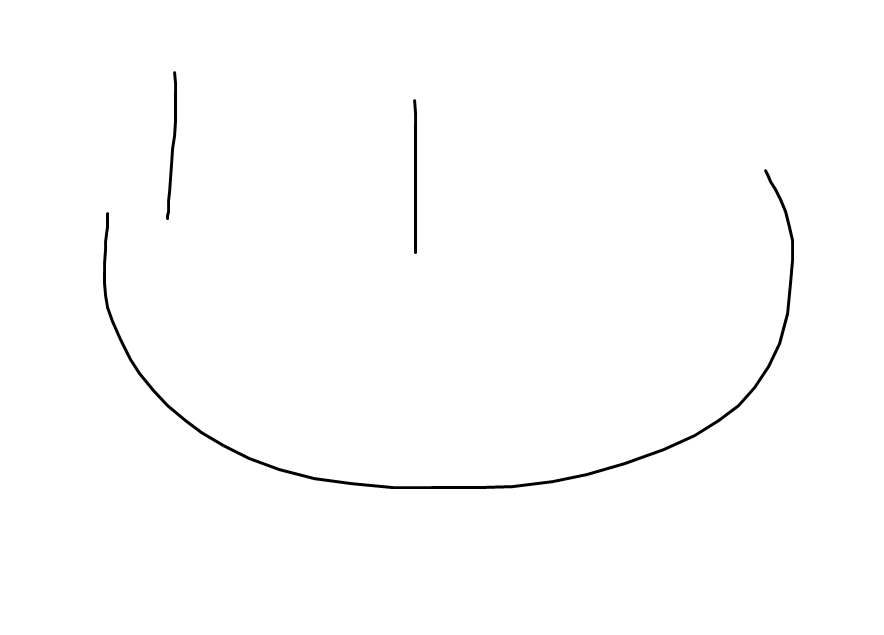
//> input picture src/input.png, 884 x 635 px
$ ./openmp   (built with g++ and OpenCV 4)
//> lines starting //> are read from the running program, lines starting //| are printed output that depends on the picture
//> further down, img is the input picture: 635 rows x 884 cols, CV_8UC1; min 0, max 255, mean 253.1
#include <opencv2/opencv.hpp>
#include <random>
#include <chrono>
#include <omp.h>

void Encrypt(cv::Mat& img, cv::Mat& output1, cv::Mat& output2) {
    int rows = img.rows;
//> rows = 635
    int cols = img.cols;
//> cols = 884

    std::vector<unsigned char> randomNumbers(rows * cols);

    #pragma omp parallel
    {
        std::random_device rd;
        std::mt19937 gen(rd() + omp_get_thread_num());
        std::uniform_int_distribution<> dis(0, 255);

        #pragma omp for
        for (int i = 0; i < rows * cols; ++i) {
            randomNumbers[i] = dis(gen);
        }
    }

    auto start = std::chrono::high_resolution_clock::now();

    #pragma omp parallel for
    for (int y = 0; y < rows; ++y) {
        for (int x = 0; x < cols; ++x) {
            int idx = y * cols + x;
            unsigned char rand = randomNumbers[idx];
            unsigned char pixel = img.data[idx];

            output1.data[idx] = rand;
            output2.data[idx] = pixel ^ rand;
        }
    }
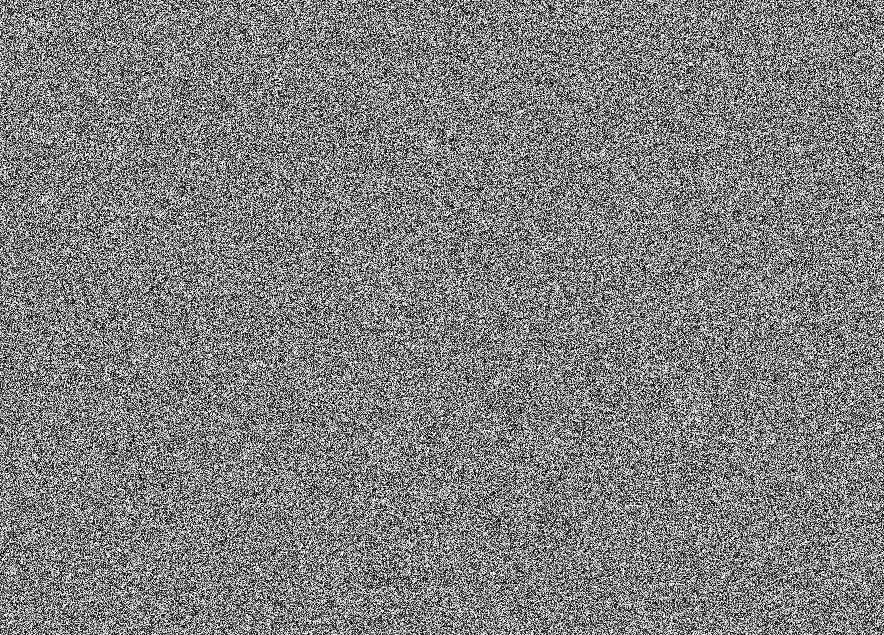
//> output1: 635 rows x 884 cols, CV_8UC1; min 0, max 255, mean 127.5
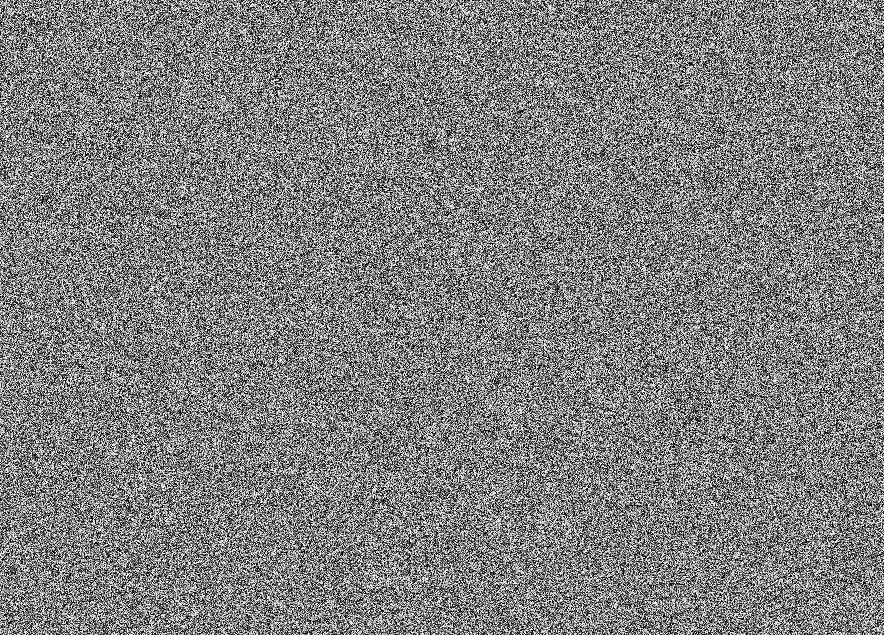
//> output2: 635 rows x 884 cols, CV_8UC1; min 0, max 255, mean 127.5

    auto stop = std::chrono::high_resolution_clock::now();
    auto duration = std::chrono::duration_cast<std::chrono::milliseconds>(stop - start);
    std::cout << "Main loop time elapsed: " << duration.count() << " ms\n";
}

void Decrypt(cv::Mat& input1, cv::Mat& input2, cv::Mat& output) {
    int rows = input1.rows;
//> rows = 635
    int cols = input1.cols;
//> cols = 884

    #pragma omp parallel for
    for (int y = 0; y < rows; ++y) {
        for (int x = 0; x < cols; ++x) {
            int idx = y * cols + x;
            output.data[idx] = input1.data[idx] ^ input2.data[idx];
        }
    }
}

int main() {
    cv::Mat img = cv::imread("input.png", cv::IMREAD_GRAYSCALE);
    cv::Mat output1(img.rows, img.cols, CV_8UC1);
    cv::Mat output2(img.rows, img.cols, CV_8UC1);
    cv::Mat decrypted(img.rows, img.cols, CV_8UC1);

    auto start = std::chrono::high_resolution_clock::now();
    Encrypt(img, output1, output2);
    auto stop = std::chrono::high_resolution_clock::now();
    auto duration = std::chrono::duration_cast<std::chrono::milliseconds>(stop - start);
    std::cout << "Encryption time elapsed: " << duration.count() << " ms\n";

    start = std::chrono::high_resolution_clock::now();
    Decrypt(output1, output2, decrypted);
    stop = std::chrono::high_resolution_clock::now();
    duration = std::chrono::duration_cast<std::chrono::milliseconds>(stop - start);
    std::cout << "Decryption time elapsed: " << duration.count() << " ms\n";

    cv::imwrite("output1.png", output1);
    cv::imwrite("output2.png", output2);
    cv::imwrite("decrypted.png", decrypted);

    return 0;
}
